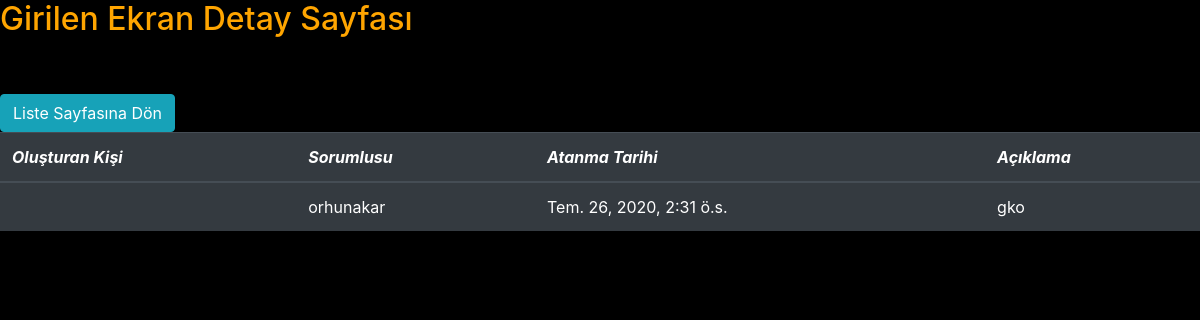
Page /form2/detail/8 (signed in) on the committed database.
### form2/models.py (models this page shows, shortened)
class Form2(models.Model):
    all_users = User.objects.all().order_by('username')
    all_user_choices = [(x.username , x.username) for x in all_users]
    Olusturan=models.ForeignKey(User,on_delete=models.CASCADE,blank=True,null=True)
    Form22 = models.ForeignKey(Form1 , on_delete=models.PROTECT , blank=True , null=True)
    Sorumlusu = models.CharField(choices=all_user_choices , max_length=25 , verbose_name='Sorumlu Kişiyi Ata' ,
                                 blank=False)
    AtanmaTarihi = models.DateTimeField(default=timezone.now, blank=False)
    Aciklama = models.TextField(verbose_name='Açıklama           ' , blank=False)

### form2/views.py (the view)
# urls.py: url(r'^detail/(?P<pk>\d+)$' , views.detail , name='detail2') ,
@login_required(login_url=login_view)
def detail(request,pk):
    liste = get_object_or_404(Form2Model , id=pk)
    context = {'liste': liste}
    return render(request , 'Form2/detail.html', context)

### templates/Form2/detail.html (shortened to what this page needs)
<!DOCTYPE html>
<html lang="en" xmlns:Content-Disposition="http://www.w3.org/1999/xhtml">
<head>
    <link rel="stylesheet" href="https://stackpath.bootstrapcdn.com/bootstrap/4.5.0/css/bootstrap.min.css">
</head>
<body>
<h2>Girilen Ekran Detay Sayfası</h2><br><br>
<a href="/form2" class="btn btn-info" role="button" >Liste Sayfasına Dön</a><br>
    <table  class="table table-hover table-dark"   width="75" >
  <thead>
    <tr>
        <th scope="col"><i>Oluşturan Kişi</i></th>
      <th scope="col"><i>Sorumlusu</i></th>
      <th scope="col"><i>Atanma Tarihi</i></th>
      <th scope="col"><i>Açıklama</i></th>
    </tr>
     </thead>
  <tbody>
    <tr>
        <td>{{listem.Olusturan.username}}</td>
        <td>{{liste.Sorumlusu}}</td>
        <td>{{liste.AtanmaTarihi}}</td>
         <td>{{liste.Aciklama}}</td>
    </tr>
    </tbody>
</table>
</body>
</html>

### templates/Form2/detail.html (style rules this page uses)
body { background-color:Black;color:orange }

### rows in the picture
Form2: Sorumlusu "orhunakar", AtanmaTarihi "Tem. 26, 2020, 2:31 ö.s.", Aciklama "gko"
